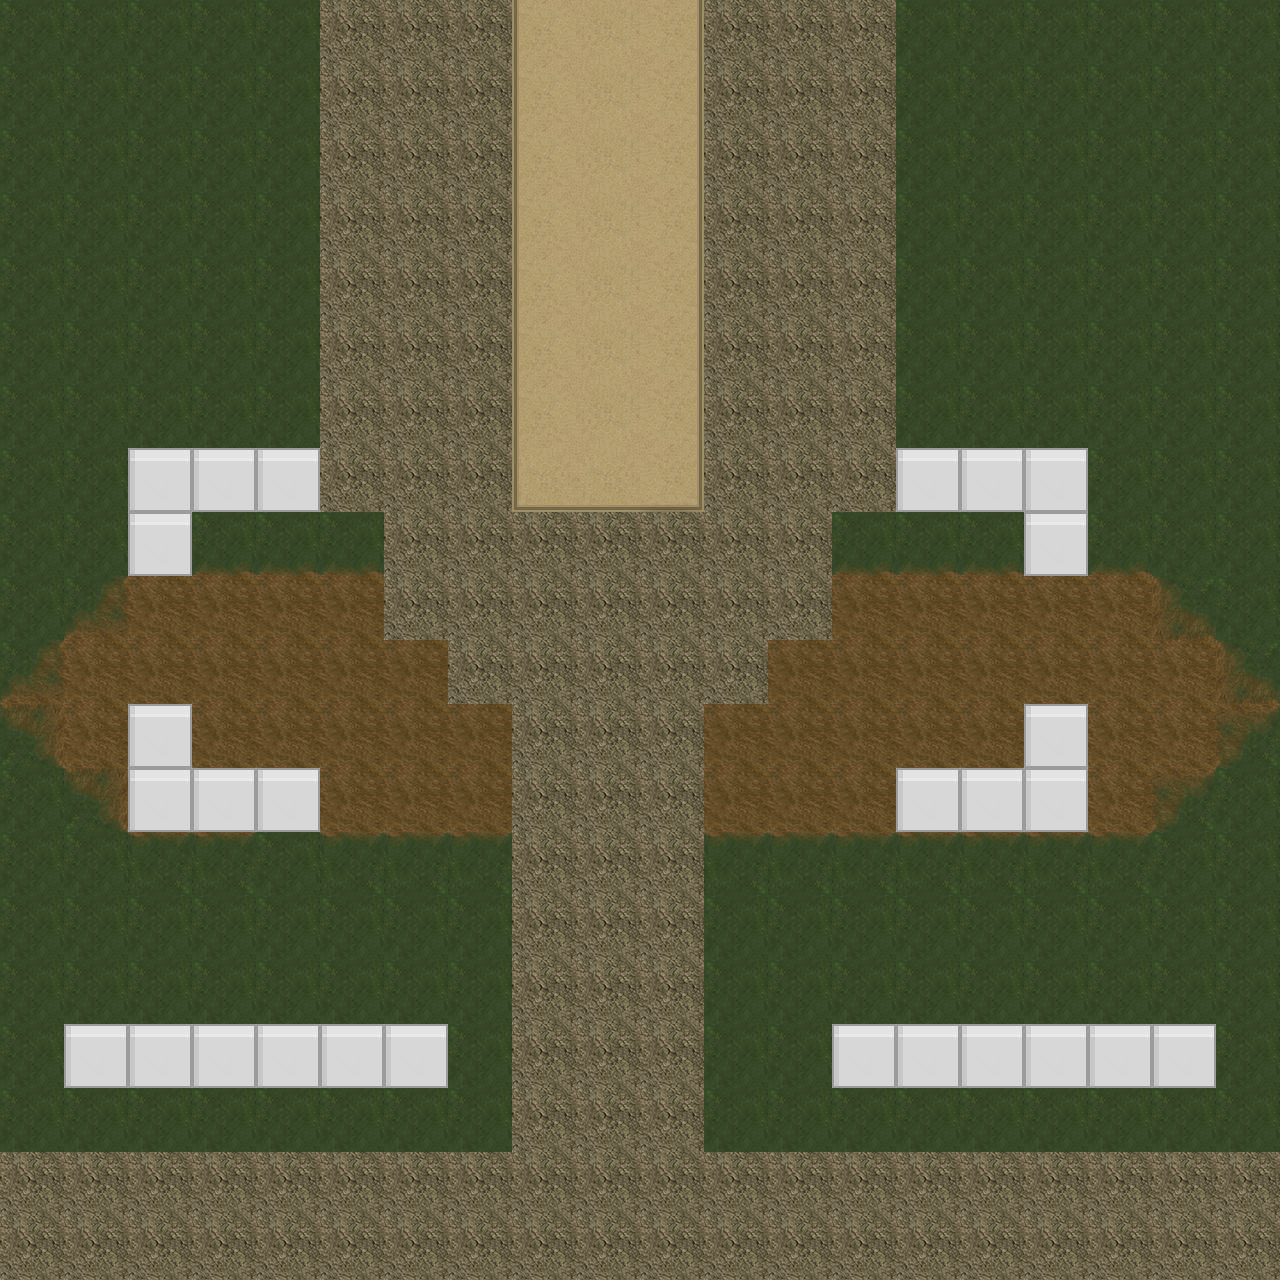

Tiled map render using the project's own tile images. Description and the whole map definition, tile-layer contents included, below:
An orthogonal 20x20 tile map with 64x64 px tiles, 2 tile layers (floor, walls).

<map version="1.0" tiledversion="1.1.6" orientation="orthogonal" renderorder="right-down" width="20" height="20" tilewidth="64" tileheight="64" infinite="0" nextobjectid="1">
 <tileset firstgid="1" name="landscape" tilewidth="64" tileheight="64" tilecount="30" columns="6">
  <image source="landscape-tileset.png" width="384" height="320" />
 </tileset>
 <layer name="floor" width="20" height="20">
  <data encoding="csv">
1,1,1,1,1,6,6,6,1,1,1,6,6,6,1,1,1,1,1,1,
1,1,1,1,1,6,6,6,1,1,1,6,6,6,1,1,1,1,1,1,
1,1,1,1,1,6,6,6,1,1,1,6,6,6,1,1,1,1,1,1,
1,1,1,1,1,6,6,6,1,1,1,6,6,6,1,1,1,1,1,1,
1,1,1,1,1,6,6,6,1,1,1,6,6,6,1,1,1,1,1,1,
1,1,1,1,1,6,6,6,1,1,1,6,6,6,1,1,1,1,1,1,
1,1,1,1,1,6,6,6,1,1,1,6,6,6,1,1,1,1,1,1,
1,1,1,1,1,6,6,6,1,1,1,6,6,6,1,1,1,1,1,1,
1,1,7,7,7,7,6,6,6,6,6,6,6,7,7,7,7,7,1,1,
1,2,11,11,11,11,6,6,6,6,6,6,6,11,11,11,11,11,3,1,
2,11,11,11,11,11,11,6,6,6,6,6,11,11,11,11,11,11,11,3,
4,11,11,11,11,11,11,11,6,6,6,11,11,11,11,11,11,11,11,5,
1,4,11,11,11,11,11,11,6,6,6,11,11,11,11,11,11,11,5,1,
1,1,8,8,1,8,8,8,6,6,6,8,8,8,8,8,8,8,1,1,
1,1,1,1,1,1,1,1,6,6,6,1,1,1,1,1,1,1,1,1,
1,1,1,1,1,1,1,1,6,6,6,1,1,1,1,1,1,1,1,1,
1,1,1,1,1,1,1,1,6,6,6,1,1,1,1,1,1,1,1,1,
1,1,1,1,1,1,1,1,6,6,6,1,1,1,1,1,1,1,1,1,
6,6,6,6,6,6,6,6,6,6,6,6,6,6,6,6,6,6,6,6,
6,6,6,6,6,6,6,6,6,6,6,6,6,6,6,6,6,6,6,6
</data>
 </layer>
 <layer name="walls" width="20" height="20">
  <data encoding="csv">
0,0,0,0,0,0,0,0,14,12,20,0,0,0,0,0,0,0,0,0,
0,0,0,0,0,0,0,0,14,12,20,0,0,0,0,0,0,0,0,0,
0,0,0,0,0,0,0,0,14,12,20,0,0,0,0,0,0,0,0,0,
0,0,0,0,0,0,0,0,14,12,20,0,0,0,0,0,0,0,0,0,
0,0,0,0,0,0,0,0,14,12,20,0,0,0,0,0,0,0,0,0,
0,0,0,0,0,0,0,0,14,12,20,0,0,0,0,0,0,0,0,0,
0,0,0,0,0,0,0,0,14,12,20,0,0,0,0,0,0,0,0,0,
0,0,25,25,25,0,0,0,21,19,22,0,0,0,25,25,25,0,0,0,
0,0,25,0,0,0,0,0,0,0,0,0,0,0,0,0,25,0,0,0,
0,0,0,0,0,0,0,0,0,0,0,0,0,0,0,0,0,0,0,0,
0,0,0,0,0,0,0,0,0,0,0,0,0,0,0,0,0,0,0,0,
0,0,25,0,0,0,0,0,0,0,0,0,0,0,0,0,25,0,0,0,
0,0,25,25,25,0,0,0,0,0,0,0,0,0,25,25,25,0,0,0,
0,0,0,0,0,0,0,0,0,0,0,0,0,0,0,0,0,0,0,0,
0,0,0,0,0,0,0,0,0,0,0,0,0,0,0,0,0,0,0,0,
0,0,0,0,0,0,0,0,0,0,0,0,0,0,0,0,0,0,0,0,
0,25,25,25,25,25,25,0,0,0,0,0,0,25,25,25,25,25,25,0,
0,0,0,0,0,0,0,0,0,0,0,0,0,0,0,0,0,0,0,0,
0,0,0,0,0,0,0,0,0,0,0,0,0,0,0,0,0,0,0,0,
0,0,0,0,0,0,0,0,0,0,0,0,0,0,0,0,0,0,0,0
</data>
 </layer>
</map>
